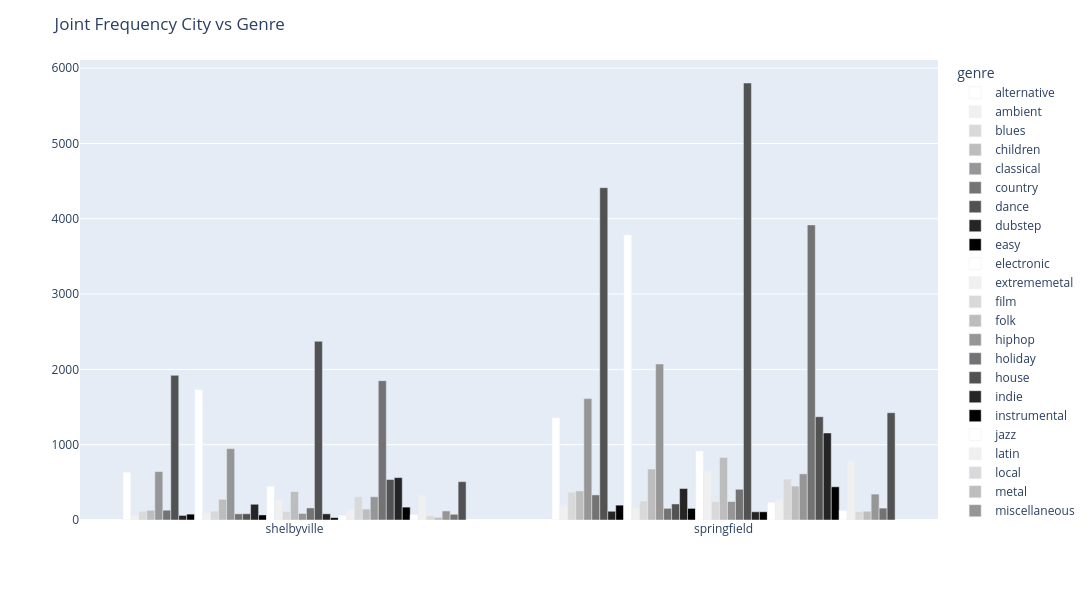

Source (notebook cell):
### Code cell
plot_crosstab_bars_plotlypx(ct_city_genre.loc[:, ct_city_genre.max(axis=0) > 100], colors=px.colors.sequential.Greys, figsize=(1200, 600), title='Joint Frequency City vs Genre', xlabel=None, ylabel=None, rotation_x=0, rotation_y=0)

### Figure 1 — Plotly figure (JSON) as saved in the notebook; plotly's stock layout.template omitted (floating-point values rounded to 4 significant figures)
{"data": [{"alignmentgroup": "True", "hovertemplate": "genre=alternative<br>city=%{x}<br>count=%{y}<extra></extra>", "legendgroup": "alternative", "marker": {"color": "rgb(255,255,255)", "pattern": {"shape": ""}}, "name": "alternative", "offsetgroup": "alternative", "orientation": "v", "showlegend": true, "textposition": "auto", "type": "bar", "x": ["shelbyville", "springfield"], "xaxis": "x", "y": [635, 1358], "yaxis": "y"}, {"alignmentgroup": "True", "hovertemplate": "genre=ambient<br>city=%{x}<br>count=%{y}<extra></extra>", "legendgroup": "ambient", "marker": {"color": "rgb(240,240,240)", "pattern": {"shape": ""}}, "name": "ambient", "offsetgroup": "ambient", "orientation": "v", "showlegend": true, "textposition": "auto", "type": "bar", "x": ["shelbyville", "springfield"], "xaxis": "x", "y": [64, 183], "yaxis": "y"}, {"alignmentgroup": "True", "hovertemplate": "genre=blues<br>city=%{x}<br>count=%{y}<extra></extra>", "legendgroup": "blues", "marker": {"color": "rgb(217,217,217)", "pattern": {"shape": ""}}, "name": "blues", "offsetgroup": "blues", "orientation": "v", "showlegend": true, "textposition": "auto", "type": "bar", "x": ["shelbyville", "springfield"], "xaxis": "x", "y": [116, 368], "yaxis": "y"}, {"alignmentgroup": "True", "hovertemplate": "genre=children<br>city=%{x}<br>count=%{y}<extra></extra>", "legendgroup": "children", "marker": {"color": "rgb(189,189,189)", "pattern": {"shape": ""}}, "name": "children", "offsetgroup": "children", "orientation": "v", "showlegend": true, "textposition": "auto", "type": "bar", "x": ["shelbyville", "springfield"], "xaxis": "x", "y": [129, 386], "yaxis": "y"}, {"alignmentgroup": "True", "hovertemplate": "genre=classical<br>city=%{x}<br>count=%{y}<extra></extra>", "legendgroup": "classical", "marker": {"color": "rgb(150,150,150)", "pattern": {"shape": ""}}, "name": "classical", "offsetgroup": "classical", "orientation": "v", "showlegend": true, "textposition": "auto", "type": "bar", "x": ["shelbyville", "springfield"], "xaxis": "x", "y": [643, 1612], "yaxis": "y"}, {"alignmentgroup": "True", "hovertemplate": "genre=country<br>city=%{x}<br>count=%{y}<extra></extra>", "legendgroup": "country", "marker": {"color": "rgb(115,115,115)", "pattern": {"shape": ""}}, "name": "country", "offsetgroup": "country", "orientation": "v", "showlegend": true, "textposition": "auto", "type": "bar", "x": ["shelbyville", "springfield"], "xaxis": "x", "y": [130, 333], "yaxis": "y"}, {"alignmentgroup": "True", "hovertemplate": "genre=dance<br>city=%{x}<br>count=%{y}<extra></extra>", "legendgroup": "dance", "marker": {"color": "rgb(82,82,82)", "pattern": {"shape": ""}}, "name": "dance", "offsetgroup": "dance", "orientation": "v", "showlegend": true, "textposition": "auto", "type": "bar", "x": ["shelbyville", "springfield"], "xaxis": "x", "y": [1921, 4413], "yaxis": "y"}, {"alignmentgroup": "True", "hovertemplate": "genre=dubstep<br>city=%{x}<br>count=%{y}<extra></extra>", "legendgroup": "dubstep", "marker": {"color": "rgb(37,37,37)", "pattern": {"shape": ""}}, "name": "dubstep", "offsetgroup": "dubstep", "orientation": "v", "showlegend": true, "textposition": "auto", "type": "bar", "x": ["shelbyville", "springfield"], "xaxis": "x", "y": [61, 116], "yaxis": "y"}, {"alignmentgroup": "True", "hovertemplate": "genre=easy<br>city=%{x}<br>count=%{y}<extra></extra>", "legendgroup": "easy", "marker": {"color": "rgb(0,0,0)", "pattern": {"shape": ""}}, "name": "easy", "offsetgroup": "easy", "orientation": "v", "showlegend": true, "textposition": "auto", "type": "bar", "x": ["shelbyville", "springfield"], "xaxis": "x", "y": [78, 197], "yaxis": "y"}, {"alignmentgroup": "True", "hovertemplate": "genre=electronic<br>city=%{x}<br>count=%{y}<extra></extra>", "legendgroup": "electronic", "marker": {"color": "rgb(255,255,255)", "pattern": {"shape": ""}}, "name": "electronic", "offsetgroup": "electronic", "orientation": "v", "showlegend": true, "textposition": "auto", "type": "bar", "x": ["shelbyville", "springfield"], "xaxis": "x", "y": [1734, 3784], "yaxis": "y"}, {"alignmentgroup": "True", "hovertemplate": "genre=extrememetal<br>city=%{x}<br>count=%{y}<extra></extra>", "legendgroup": "extrememetal", "marker": {"color": "rgb(240,240,240)", "pattern": {"shape": ""}}, "name": "extrememetal", "offsetgroup": "extrememetal", "orientation": "v", "showlegend": true, "textposition": "auto", "type": "bar", "x": ["shelbyville", "springfield"], "xaxis": "x", "y": [90, 157], "yaxis": "y"}, {"alignmentgroup": "True", "hovertemplate": "genre=film<br>city=%{x}<br>count=%{y}<extra></extra>", "legendgroup": "film", "marker": {"color": "rgb(217,217,217)", "pattern": {"shape": ""}}, "name": "film", "offsetgroup": "film", "orientation": "v", "showlegend": true, "textposition": "auto", "type": "bar", "x": ["shelbyville", "springfield"], "xaxis": "x", "y": [118, 252], "yaxis": "y"}, {"alignmentgroup": "True", "hovertemplate": "genre=folk<br>city=%{x}<br>count=%{y}<extra></extra>", "legendgroup": "folk", "marker": {"color": "rgb(189,189,189)", "pattern": {"shape": ""}}, "name": "folk", "offsetgroup": "folk", "orientation": "v", "showlegend": true, "textposition": "auto", "type": "bar", "x": ["shelbyville", "springfield"], "xaxis": "x", "y": [274, 677], "yaxis": "y"}, {"alignmentgroup": "True", "hovertemplate": "genre=hiphop<br>city=%{x}<br>count=%{y}<extra></extra>", "legendgroup": "hiphop", "marker": {"color": "rgb(150,150,150)", "pattern": {"shape": ""}}, "name": "hiphop", "offsetgroup": "hiphop", "orientation": "v", "showlegend": true, "textposition": "auto", "type": "bar", "x": ["shelbyville", "springfield"], "xaxis": "x", "y": [948, 2072], "yaxis": "y"}, {"alignmentgroup": "True", "hovertemplate": "genre=holiday<br>city=%{x}<br>count=%{y}<extra></extra>", "legendgroup": "holiday", "marker": {"color": "rgb(115,115,115)", "pattern": {"shape": ""}}, "name": "holiday", "offsetgroup": "holiday", "orientation": "v", "showlegend": true, "textposition": "auto", "type": "bar", "x": ["shelbyville", "springfield"], "xaxis": "x", "y": [82, 155], "yaxis": "y"}, {"alignmentgroup": "True", "hovertemplate": "genre=house<br>city=%{x}<br>count=%{y}<extra></extra>", "legendgroup": "house", "marker": {"color": "rgb(82,82,82)", "pattern": {"shape": ""}}, "name": "house", "offsetgroup": "house", "orientation": "v", "showlegend": true, "textposition": "auto", "type": "bar", "x": ["shelbyville", "springfield"], "xaxis": "x", "y": [83, 213], "yaxis": "y"}, {"alignmentgroup": "True", "hovertemplate": "genre=indie<br>city=%{x}<br>count=%{y}<extra></extra>", "legendgroup": "indie", "marker": {"color": "rgb(37,37,37)", "pattern": {"shape": ""}}, "name": "indie", "offsetgroup": "indie", "orientation": "v", "showlegend": true, "textposition": "auto", "type": "bar", "x": ["shelbyville", "springfield"], "xaxis": "x", "y": [209, 418], "yaxis": "y"}, {"alignmentgroup": "True", "hovertemplate": "genre=instrumental<br>city=%{x}<br>count=%{y}<extra></extra>", "legendgroup": "instrumental", "marker": {"color": "rgb(0,0,0)", "pattern": {"shape": ""}}, "name": "instrumental", "offsetgroup": "instrumental", "orientation": "v", "showlegend": true, "textposition": "auto", "type": "bar", "x": ["shelbyville", "springfield"], "xaxis": "x", "y": [67, 154], "yaxis": "y"}, {"alignmentgroup": "True", "hovertemplate": "genre=jazz<br>city=%{x}<br>count=%{y}<extra></extra>", "legendgroup": "jazz", "marker": {"color": "rgb(255,255,255)", "pattern": {"shape": ""}}, "name": "jazz", "offsetgroup": "jazz", "orientation": "v", "showlegend": true, "textposition": "auto", "type": "bar", "x": ["shelbyville", "springfield"], "xaxis": "x", "y": [447, 917], "yaxis": "y"}, {"alignmentgroup": "True", "hovertemplate": "genre=latin<br>city=%{x}<br>count=%{y}<extra></extra>", "legendgroup": "latin", "marker": {"color": "rgb(240,240,240)", "pattern": {"shape": ""}}, "name": "latin", "offsetgroup": "latin", "orientation": "v", "showlegend": true, "textposition": "auto", "type": "bar", "x": ["shelbyville", "springfield"], "xaxis": "x", "y": [272, 647], "yaxis": "y"}, {"alignmentgroup": "True", "hovertemplate": "genre=local<br>city=%{x}<br>count=%{y}<extra></extra>", "legendgroup": "local", "marker": {"color": "rgb(217,217,217)", "pattern": {"shape": ""}}, "name": "local", "offsetgroup": "local", "orientation": "v", "showlegend": true, "textposition": "auto", "type": "bar", "x": ["shelbyville", "springfield"], "xaxis": "x", "y": [114, 244], "yaxis": "y"}, {"alignmentgroup": "True", "hovertemplate": "genre=metal<br>city=%{x}<br>count=%{y}<extra></extra>", "legendgroup": "metal", "marker": {"color": "rgb(189,189,189)", "pattern": {"shape": ""}}, "name": "metal", "offsetgroup": "metal", "orientation": "v", "showlegend": true, "textposition": "auto", "type": "bar", "x": ["shelbyville", "springfield"], "xaxis": "x", "y": [378, 831], "yaxis": "y"}, {"alignmentgroup": "True", "hovertemplate": "genre=miscellaneous<br>city=%{x}<br>count=%{y}<extra></extra>", "legendgroup": "miscellaneous", "marker": {"color": "rgb(150,150,150)", "pattern": {"shape": ""}}, "name": "miscellaneous", "offsetgroup": "miscellaneous", "orientation": "v", "showlegend": true, "textposition": "auto", "type": "bar", "x": ["shelbyville", "springfield"], "xaxis": "x", "y": [87, 245], "yaxis": "y"}, {"alignmentgroup": "True", "hovertemplate": "genre=new<br>city=%{x}<br>count=%{y}<extra></extra>", "legendgroup": "new", "marker": {"color": "rgb(115,115,115)", "pattern": {"shape": ""}}, "name": "new", "offsetgroup": "new", "orientation": "v", "showlegend": true, "textposition": "auto", "type": "bar", "x": ["shelbyville", "springfield"], "xaxis": "x", "y": [160, 408], "yaxis": "y"}, {"alignmentgroup": "True", "hovertemplate": "genre=pop<br>city=%{x}<br>count=%{y}<extra></extra>", "legendgroup": "pop", "marker": {"color": "rgb(82,82,82)", "pattern": {"shape": ""}}, "name": "pop", "offsetgroup": "pop", "orientation": "v", "showlegend": true, "textposition": "auto", "type": "bar", "x": ["shelbyville", "springfield"], "xaxis": "x", "y": [2373, 5803], "yaxis": "y"}, {"alignmentgroup": "True", "hovertemplate": "genre=posthardcore<br>city=%{x}<br>count=%{y}<extra></extra>", "legendgroup": "posthardcore", "marker": {"color": "rgb(37,37,37)", "pattern": {"shape": ""}}, "name": "posthardcore", "offsetgroup": "posthardcore", "orientation": "v", "showlegend": true, "textposition": "auto", "type": "bar", "x": ["shelbyville", "springfield"], "xaxis": "x", "y": [82, 109], "yaxis": "y"}, {"alignmentgroup": "True", "hovertemplate": "genre=progressive<br>city=%{x}<br>count=%{y}<extra></extra>", "legendgroup": "progressive", "marker": {"color": "rgb(0,0,0)", "pattern": {"shape": ""}}, "name": "progressive", "offsetgroup": "progressive", "orientation": "v", "showlegend": true, "textposition": "auto", "type": "bar", "x": ["shelbyville", "springfield"], "xaxis": "x", "y": [31, 109], "yaxis": "y"}, {"alignmentgroup": "True", "hovertemplate": "genre=psychedelic<br>city=%{x}<br>count=%{y}<extra></extra>", "legendgroup": "psychedelic", "marker": {"color": "rgb(255,255,255)", "pattern": {"shape": ""}}, "name": "psychedelic", "offsetgroup": "psychedelic", "orientation": "v", "showlegend": true, "textposition": "auto", "type": "bar", "x": ["shelbyville", "springfield"], "xaxis": "x", "y": [63, 234], "yaxis": "y"}, {"alignmentgroup": "True", "hovertemplate": "genre=punk<br>city=%{x}<br>count=%{y}<extra></extra>", "legendgroup": "punk", "marker": {"color": "rgb(240,240,240)", "pattern": {"shape": ""}}, "name": "punk", "offsetgroup": "punk", "orientation": "v", "showlegend": true, "textposition": "auto", "type": "bar", "x": ["shelbyville", "springfield"], "xaxis": "x", "y": [131, 277], "yaxis": "y"}, {"alignmentgroup": "True", "hovertemplate": "genre=rap<br>city=%{x}<br>count=%{y}<extra></extra>", "legendgroup": "rap", "marker": {"color": "rgb(217,217,217)", "pattern": {"shape": ""}}, "name": "rap", "offsetgroup": "rap", "orientation": "v", "showlegend": true, "textposition": "auto", "type": "bar", "x": ["shelbyville", "springfield"], "xaxis": "x", "y": [309, 543], "yaxis": "y"}, {"alignmentgroup": "True", "hovertemplate": "genre=reggae<br>city=%{x}<br>count=%{y}<extra></extra>", "legendgroup": "reggae", "marker": {"color": "rgb(189,189,189)", "pattern": {"shape": ""}}, "name": "reggae", "offsetgroup": "reggae", "orientation": "v", "showlegend": true, "textposition": "auto", "type": "bar", "x": ["shelbyville", "springfield"], "xaxis": "x", "y": [145, 451], "yaxis": "y"}, {"alignmentgroup": "True", "hovertemplate": "genre=rnb<br>city=%{x}<br>count=%{y}<extra></extra>", "legendgroup": "rnb", "marker": {"color": "rgb(150,150,150)", "pattern": {"shape": ""}}, "name": "rnb", "offsetgroup": "rnb", "orientation": "v", "showlegend": true, "textposition": "auto", "type": "bar", "x": ["shelbyville", "springfield"], "xaxis": "x", "y": [309, 613], "yaxis": "y"}, {"alignmentgroup": "True", "hovertemplate": "genre=rock<br>city=%{x}<br>count=%{y}<extra></extra>", "legendgroup": "rock", "marker": {"color": "rgb(115,115,115)", "pattern": {"shape": ""}}, "name": "rock", "offsetgroup": "rock", "orientation": "v", "showlegend": true, "textposition": "auto", "type": "bar", "x": ["shelbyville", "springfield"], "xaxis": "x", "y": [1850, 3919], "yaxis": "y"}, {"alignmentgroup": "True", "hovertemplate": "genre=ruspop<br>city=%{x}<br>count=%{y}<extra></extra>", "legendgroup": "ruspop", "marker": {"color": "rgb(82,82,82)", "pattern": {"shape": ""}}, "name": "ruspop", "offsetgroup": "ruspop", "orientation": "v", "showlegend": true, "textposition": "auto", "type": "bar", "x": ["shelbyville", "springfield"], "xaxis": "x", "y": [538, 1372], "yaxis": "y"}, {"alignmentgroup": "True", "hovertemplate": "genre=rusrap<br>city=%{x}<br>count=%{y}<extra></extra>", "legendgroup": "rusrap", "marker": {"color": "rgb(37,37,37)", "pattern": {"shape": ""}}, "name": "rusrap", "offsetgroup": "rusrap", "orientation": "v", "showlegend": true, "textposition": "auto", "type": "bar", "x": ["shelbyville", "springfield"], "xaxis": "x", "y": [563, 1156], "yaxis": "y"}, {"alignmentgroup": "True", "hovertemplate": "genre=rusrock<br>city=%{x}<br>count=%{y}<extra></extra>", "legendgroup": "rusrock", "marker": {"color": "rgb(0,0,0)", "pattern": {"shape": ""}}, "name": "rusrock", "offsetgroup": "rusrock", "orientation": "v", "showlegend": true, "textposition": "auto", "type": "bar", "x": ["shelbyville", "springfield"], "xaxis": "x", "y": [171, 441], "yaxis": "y"}, {"alignmentgroup": "True", "hovertemplate": "genre=singer<br>city=%{x}<br>count=%{y}<extra></extra>", "legendgroup": "singer", "marker": {"color": "rgb(255,255,255)", "pattern": {"shape": ""}}, "name": "singer", "offsetgroup": "singer", "orientation": "v", "showlegend": true, "textposition": "auto", "type": "bar", "x": ["shelbyville", "springfield"], "xaxis": "x", "y": [70, 127], "yaxis": "y"}, {"alignmentgroup": "True", "hovertemplate": "genre=soundtrack<br>city=%{x}<br>count=%{y}<extra></extra>", "legendgroup": "soundtrack", "marker": {"color": "rgb(240,240,240)", "pattern": {"shape": ""}}, "name": "soundtrack", "offsetgroup": "soundtrack", "orientation": "v", "showlegend": true, "textposition": "auto", "type": "bar", "x": ["shelbyville", "springfield"], "xaxis": "x", "y": [329, 784], "yaxis": "y"}, {"alignmentgroup": "True", "hovertemplate": "genre=spiritual<br>city=%{x}<br>count=%{y}<extra></extra>", "legendgroup": "spiritual", "marker": {"color": "rgb(217,217,217)", "pattern": {"shape": ""}}, "name": "spiritual", "offsetgroup": "spiritual", "orientation": "v", "showlegend": true, "textposition": "auto", "type": "bar", "x": ["shelbyville", "springfield"], "xaxis": "x", "y": [56, 112], "yaxis": "y"}, {"alignmentgroup": "True", "hovertemplate": "genre=techno<br>city=%{x}<br>count=%{y}<extra></extra>", "legendgroup": "techno", "marker": {"color": "rgb(189,189,189)", "pattern": {"shape": ""}}, "name": "techno", "offsetgroup": "techno", "orientation": "v", "showlegend": true, "textposition": "auto", "type": "bar", "x": ["shelbyville", "springfield"], "xaxis": "x", "y": [35, 116], "yaxis": "y"}, {"alignmentgroup": "True", "hovertemplate": "genre=unknown<br>city=%{x}<br>count=%{y}<extra></extra>", "legendgroup": "unknown", "marker": {"color": "rgb(150,150,150)", "pattern": {"shape": ""}}, "name": "unknown", "offsetgroup": "unknown", "orientation": "v", "showlegend": true, "textposition": "auto", "type": "bar", "x": ["shelbyville", "springfield"], "xaxis": "x", "y": [120, 344], "yaxis": "y"}, {"alignmentgroup": "True", "hovertemplate": "genre=urban<br>city=%{x}<br>count=%{y}<extra></extra>", "legendgroup": "urban", "marker": {"color": "rgb(115,115,115)", "pattern": {"shape": ""}}, "name": "urban", "offsetgroup": "urban", "orientation": "v", "showlegend": true, "textposition": "auto", "type": "bar", "x": ["shelbyville", "springfield"], "xaxis": "x", "y": [76, 158], "yaxis": "y"}, {"alignmentgroup": "True", "hovertemplate": "genre=world<br>city=%{x}<br>count=%{y}<extra></extra>", "legendgroup": "world", "marker": {"color": "rgb(82,82,82)", "pattern": {"shape": ""}}, "name": "world", "offsetgroup": "world", "orientation": "v", "showlegend": true, "textposition": "auto", "type": "bar", "x": ["shelbyville", "springfield"], "xaxis": "x", "y": [509, 1425], "yaxis": "y"}], "layout": {"barmode": "group", "height": 600, "legend": {"title": {"text": "genre"}, "tracegroupgap": 0}, "margin": {"t": 60}, "title": {"text": "Joint Frequency City vs Genre"}, "width": 1200, "xaxis": {"anchor": "y", "domain": [0, 1], "tickangle": 0, "title": {}}, "yaxis": {"anchor": "x", "domain": [0, 1], "tickangle": 0, "title": {}}}}
